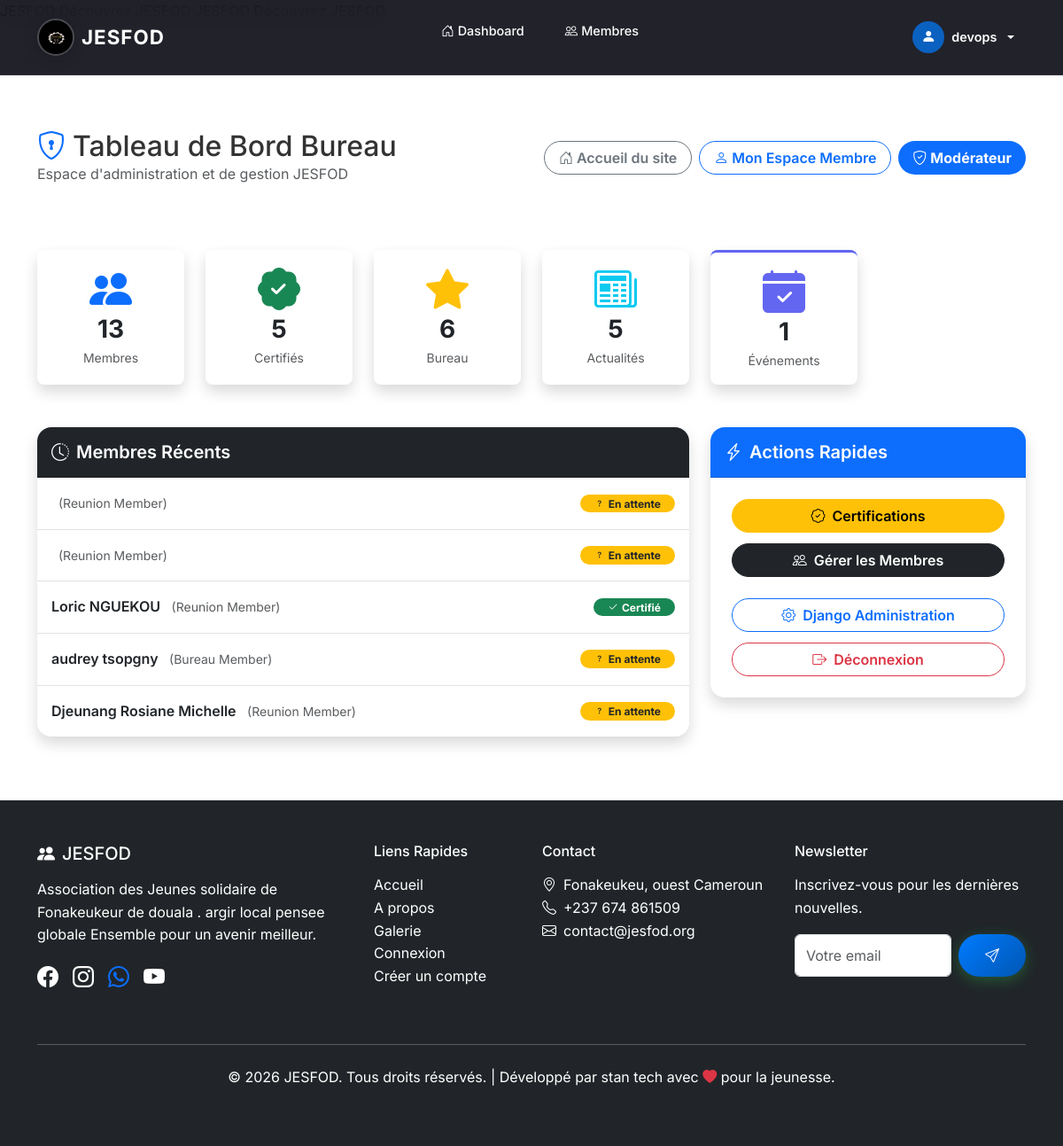
/adminjesfod/ (signed in), run on an earlier commit of the app's database.
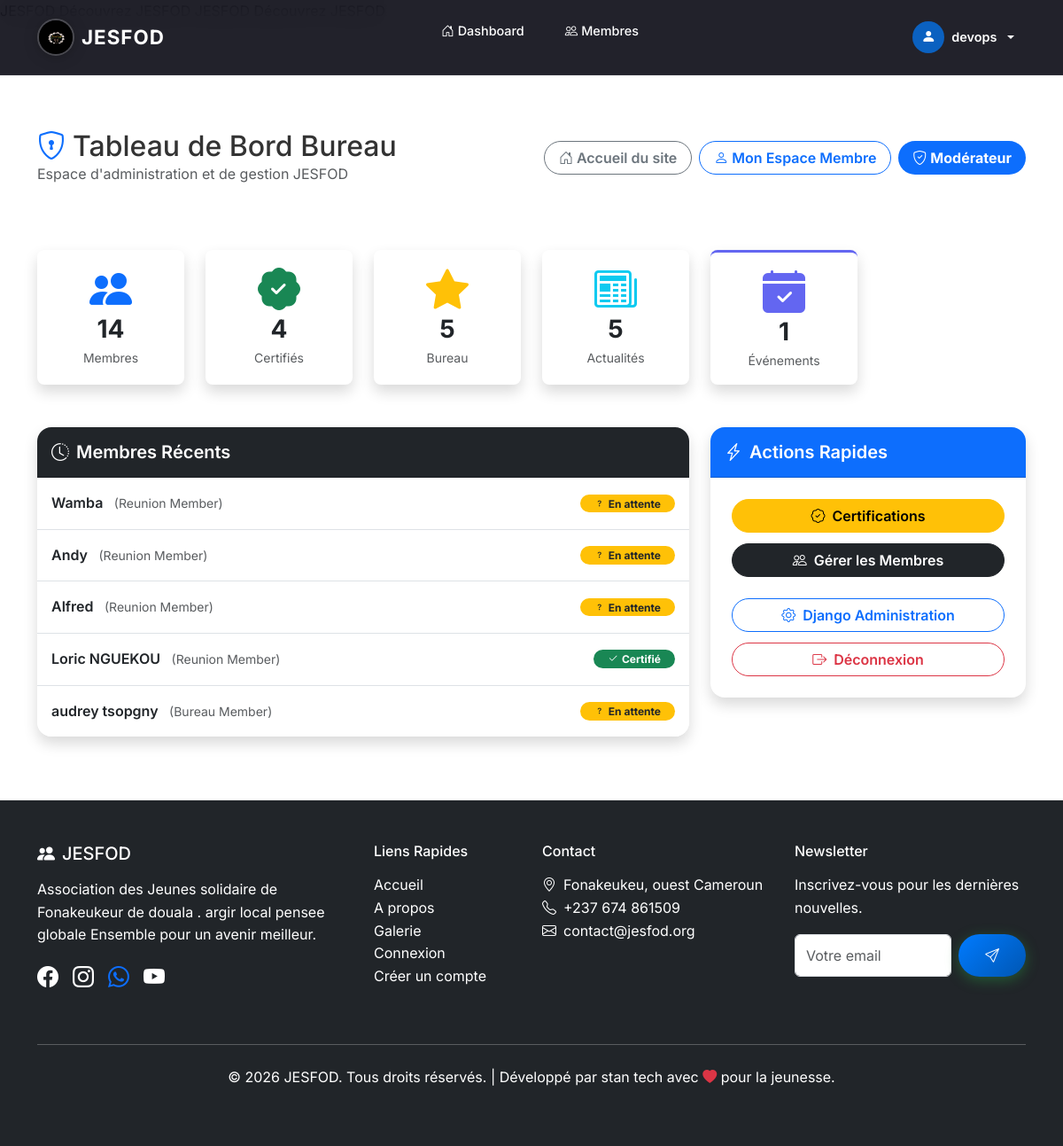
And on a later commit of the database.
### menber_JESFOD/models.py (models this page shows, shortened)
class Member(models.Model):
    ROLE_CHOICES = [
        ('bureau', 'Bureau Member'),
        ('reunion', 'Reunion Member'),
    ]
    POSITION_CHOICES = [
        ('president', 'Président(e)'),
        ('vice_president', 'Vice-Président(e)'),
        ('secretaire_general', 'Secrétaire Général(e)'),
        ('secretaire_adjoint', 'Vice-Secrétaire'),
        ('censeur', 'Censeur'),
        ('charge_culturel', 'Chargé(e) des Affaires Culturelles'),
        ('charge_com', 'Chargé(e) de Communication'),
        ('charge_animation', 'Chargé(e) Animation'),
        ('tresorier', 'Trésorier(e)'),
        ('tresorier_adjoint', 'Trésorier(e) Adjoint(e)'),
        ('commissaire_comptes', 'Commissaire aux Comptes'),
        ('charge_sport', 'Chargé(e) des Sports'),
        ('sante', 'Chargé(e) de la Santé'),
        ('conseiller', 'Conseiller(e)'),
        ('membre', 'Membre du Bureau'),
        ('membre_reunion', 'Membre de Réunion'),
    ]
    SCHOOL_LEVEL_CHOICES = [
        ('primaire', 'Primaire'),
        ('college', 'Collège'),
        ('lycee', 'Lycée'),
        ('universite', 'Université'),
        ('master', 'Master'),
        ('doctorat', 'Doctorat'),
    ]
    user = models.OneToOneField(User, on_delete=models.CASCADE)
    name = models.CharField(max_length=100)
    email = models.EmailField()
    phone = models.CharField(max_length=20, blank=True)
    address = models.TextField(blank=True)
    profile_photo = models.ImageField(upload_to='profiles/', blank=True, null=True)
    school_level = models.CharField(max_length=20, choices=SCHOOL_LEVEL_CHOICES, blank=True)
    role = models.CharField(max_length=10, choices=ROLE_CHOICES, default='reunion')
    position = models.CharField(max_length=50, choices=POSITION_CHOICES, default='membre',
                                help_text="Poste occupé au sein du bureau (si applicable)")
    is_certified = models.BooleanField(default=False)
    certification_date = models.DateTimeField(null=True, blank=True)
    activities = models.TextField(blank=True, help_text="Activités et responsabilités du membre")
    @property
    def is_bureau(self):
        return self.role == 'bureau'
    @property
    def is_president_or_vp(self):
        return self.role == 'bureau' and self.position in ('president', 'vice_president')
    @property
    def is_tresorier_access(self):
        return self.role == 'bureau' and self.position in ('president', 'vice_president', 'tresorier', 'tresorier_adjoint', 'commissaire_comptes')
    @property
    def is_secretaire_access(self):
        return self.role == 'bureau' and self.position in ('president', 'vice_president', 'secretaire_general', 'secretaire_adjoint')
    @property
    def is_censeur_access(self):
        return self.role == 'bureau' and self.position in ('president', 'vice_president', 'censeur')
    @property
    def is_com_culture_access(self):
        return self.role == 'bureau' and self.position in ('president', 'vice_president', 'charge_com', 'charge_culturel', 'charge_animation', 'charge_sport', 'sante')
    @property
    def is_conseiller_access(self):
        return self.role == 'bureau' and self.position in ('president', 'vice_president', 'conseiller')
    @property
    def inscription_paid(self):
        return self.finances.filter(type='inscription', is_paid=True).exists()
    @property
    def total_amendes(self):
        from django.db.models import Sum
        total = self.finances.filter(type='amande', is_paid=False).aggregate(Sum('amount'))['amount__sum']
        return total or 0
    @property
    def situation(self):
        if self.inscription_paid and self.total_amendes == 0:
            return 'a_jour'
        return 'pas_a_jour'

### admin_JESFOD/views.py (the view)
# urls.py: path('', views.admin_dashboard, name='admin_dashboard'),
@login_required
@bureau_required
def admin_dashboard(request):
    total_members = Member.objects.count()
    certified_members = Member.objects.filter(is_certified=True).count()
    bureau_members = Member.objects.filter(role='bureau').count()
    total_news = News.objects.count()
    total_events = Event.objects.count()
    recent_members = Member.objects.order_by('-user__date_joined')[:5]
    total_inscriptions = FinanceEntry.objects.filter(type='inscription', is_paid=True).aggregate(
        total=Sum('amount'))['total'] or 0
    total_fdr = FinanceEntry.objects.filter(type='fdr', is_paid=True).aggregate(
        total=Sum('amount'))['total'] or 0
    total_amendes = FinanceEntry.objects.filter(type='amande', is_paid=True).aggregate(
        total=Sum('amount'))['total'] or 0
    total_tontine = FinanceEntry.objects.filter(type='tontine', is_paid=True).aggregate(
        total=Sum('amount'))['total'] or 0
    all_members = Member.objects.prefetch_related('finances').all()
    members_pas_a_jour = [m for m in all_members if m.situation == 'pas_a_jour']
    context = {
        'total_members': total_members,
        'certified_members': certified_members,
        'bureau_members': bureau_members,
        'total_news': total_news,
        'total_events': total_events,
        'recent_members': recent_members,
        'total_inscriptions': total_inscriptions,
        'total_fdr': total_fdr,
        'total_amendes': total_amendes,
        'total_tontine': total_tontine,
        'members_pas_a_jour': members_pas_a_jour,
        'is_admin_page': True,
        'is_president_role': is_president(request.user),
        'is_tresorier_role': is_tresorier(request.user),
        'is_secretaire_role': is_secretaire(request.user),
        'is_censeur_role': is_censeur(request.user),
        'is_com_culture_role': is_com_culture(request.user),
        'is_conseiller_role': is_conseiller(request.user),
    }
    return render(request, 'admin_JESFOD/dashboard.html', context)

### admin_JESFOD/views.py (called while the page is built)
def is_bureau(user):
    try:
        return Member.objects.get(user=user).is_bureau
    except Member.DoesNotExist:
        return False

def is_president(user):
    try:
        return Member.objects.get(user=user).is_president_or_vp
    except Member.DoesNotExist:
        return False

def is_tresorier(user):
    try:
        return Member.objects.get(user=user).is_tresorier_access
    except Member.DoesNotExist:
        return False

def is_secretaire(user):
    try:
        return Member.objects.get(user=user).is_secretaire_access
    except Member.DoesNotExist:
        return False

def is_censeur(user):
    try:
        return Member.objects.get(user=user).is_censeur_access
    except Member.DoesNotExist:
        return False

def is_com_culture(user):
    try:
        return Member.objects.get(user=user).is_com_culture_access
    except Member.DoesNotExist:
        return False

def is_conseiller(user):
    try:
        return Member.objects.get(user=user).is_conseiller_access
    except Member.DoesNotExist:
        return False

### admin_JESFOD/templates/admin_JESFOD/dashboard.html (shortened to what the changed rows need)
{% extends 'base.html' %}
{% block content %}
<div class="container mt-5 py-4">
  <div class="d-flex justify-content-between align-items-center mb-4 flex-wrap gap-3">
    <div>
      <h2 class="fw-black mb-0"><i class="bi bi-shield-lock text-primary me-2"></i>Tableau de Bord Bureau</h2>
    </div>
  </div>
  <div class="row g-4 mb-5 text-center">
    <div class="col-xl-2 col-md-4 col-6">
      <div class="card shadow border-0 h-100 rounded-3">
        <div class="card-body">
          <i class="bi bi-people-fill display-5 text-primary mb-2"></i>
          <h3 class="fw-bold mb-1">{{ total_members }}</h3>
          <p class="text-muted small mb-0">Membres</p>
        </div>
      </div>
    </div>
    <div class="col-xl-2 col-md-4 col-6">
      <div class="card shadow border-0 h-100 rounded-3">
        <div class="card-body">
          <i class="bi bi-patch-check-fill display-5 text-success mb-2"></i>
          <h3 class="fw-bold mb-1">{{ certified_members }}</h3>
          <p class="text-muted small mb-0">Certifiés</p>
        </div>
      </div>
    </div>
    <div class="col-xl-2 col-md-4 col-6">
      <div class="card shadow border-0 h-100 rounded-3">
        <div class="card-body">
          <i class="bi bi-star-fill display-5 text-warning mb-2"></i>
          <h3 class="fw-bold mb-1">{{ bureau_members }}</h3>
          <p class="text-muted small mb-0">Bureau</p>
        </div>
      </div>
    </div>
  </div>
  <div class="row g-4">
    <div class="col-lg-8">
      <div class="card shadow border-0 rounded-4 overflow-hidden">
        <div class="card-body p-0">
          <ul class="list-group list-group-flush">
            {% for member in recent_members %}
              <li class="list-group-item d-flex justify-content-between align-items-center py-3">
                <div>
                  <span class="fw-semibold text-dark">{{ member.name }}</span>
                  <span class="text-muted small ms-2">({{ member.get_role_display }})</span>
                </div>
                <span class="badge {% if member.is_certified %}bg-success{% else %}bg-warning text-dark{% endif %} rounded-pill px-3 py-1">
                  {% if member.is_certified %}<i class="bi bi-check2 me-1"></i>Certifié{% else %}<i class="bi bi-question me-1"></i>En attente{% endif %}
                </span>
              </li>
            {% empty %}
              <li class="list-group-item text-muted py-4 text-center">Aucun membre inscrit récemment.</li>
            {% endfor %}
          </ul>
        </div>
      </div>
    </div>
  </div>
</div>
{% endblock %}

What changed in the data, as far as the page shows it:
no longer on this page (row unchanged): Member: name "Djeunang Rosiane Michelle", role "Reunion Member", is_certified False (drawn)
added Member: name "Wamba", role "Reunion Member", is_certified False (drawn)
changed Member: name (not shown) → "Andy"
changed Member: name (not shown) → "Alfred"
Also different on the page:
{{ total_members }}: "13" → "14"
{{ certified_members }}: "5" → "4"
{{ bureau_members }}: "6" → "5"
